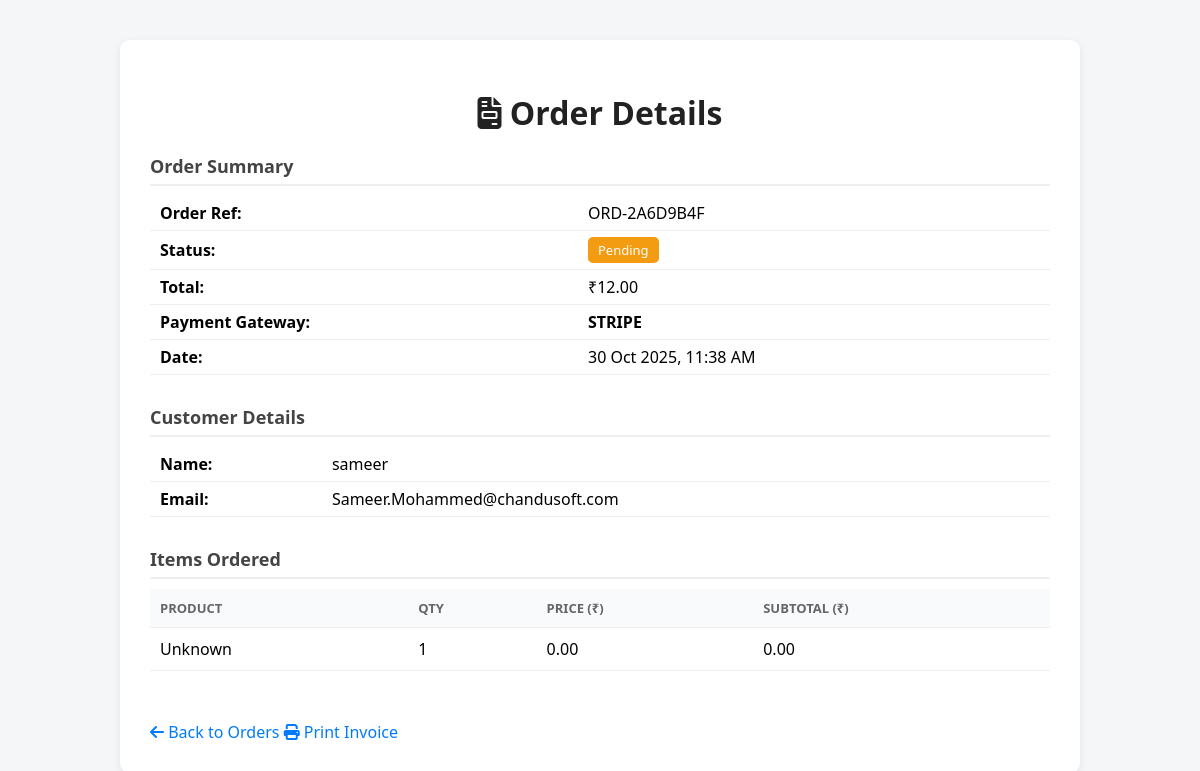
The page /admin/order-view.php?id=1 (signed in) on the database its author committed.
### tables this page shows
CREATE TABLE `orders` (
  `id` int NOT NULL AUTO_INCREMENT,
  `order_ref` varchar(50) NOT NULL,
  `customer_name` varchar(120) NOT NULL,
  `customer_email` varchar(160) NOT NULL,
  `customer_phone` varchar(30) DEFAULT NULL,
  `customer_country` varchar(100) DEFAULT NULL,
  `customer_state` varchar(100) DEFAULT NULL,
  `customer_address` varchar(255) DEFAULT NULL,
  `customer_city` varchar(100) DEFAULT NULL,
  `customer_pincode` varchar(20) DEFAULT NULL,
  `perm_name` varchar(255) DEFAULT NULL,
  `perm_address` text,
  `perm_city` varchar(150) DEFAULT NULL,
  `perm_pincode` varchar(20) DEFAULT NULL,
  `items_json` json NOT NULL,
  `total` decimal(10,2) NOT NULL,
  `payment_status` varchar(30) NOT NULL,
  `gateway` varchar(50) DEFAULT NULL,
  `coupon_code` varchar(50) DEFAULT NULL,
  `discount` decimal(10,2) DEFAULT '0.00',
  `created_at` timestamp NULL DEFAULT CURRENT_TIMESTAMP,
  `txn_id` varchar(255) DEFAULT NULL,
  PRIMARY KEY (`id`),
  UNIQUE KEY `order_ref` (`order_ref`)
);

### admin/order-view.php (the view, shortened to what this page needs)
<?php
require __DIR__ . '/../app/db.php';
$order_id = (int)($_GET['id'] ?? 0);
$stmt = $pdo->prepare("SELECT * FROM orders WHERE id = ?");
$stmt->execute([$order_id]);
$order = $stmt->fetch(PDO::FETCH_ASSOC);
$items = [];
if (!empty($order['items_json'])) {
    $decoded = json_decode($order['items_json'], true);
    if (json_last_error() === JSON_ERROR_NONE && is_array($decoded)) {
        $items = $decoded;
    }
}
?>
<!DOCTYPE html>
<html lang="en">
<head>
<link rel="stylesheet" href="https://cdnjs.cloudflare.com/ajax/libs/font-awesome/6.5.0/css/all.min.css">
</head>
<body>
<div class="container">
    <h1><i class="fa fa-file-invoice"></i> Order Details</h1>
    <div class="section">
        <h2>Order Summary</h2>
        <table class="summary-table">
            <tr><td><strong>Order Ref:</strong></td><td><?= htmlspecialchars($order['order_ref']) ?></td></tr>
            <tr><td><strong>Status:</strong></td>
                <td><span class="status <?= strtolower($order['payment_status']) ?>"><?= htmlspecialchars($order['payment_status']) ?></span></td></tr>
            <tr><td><strong>Total:</strong></td><td>₹<?= number_format($order['total'], 2) ?></td></tr>
            <tr><td><strong>Payment Gateway:</strong></td><td class="gateway"><?= htmlspecialchars($order['gateway']) ?></td></tr>
            <tr><td><strong>Date:</strong></td><td><?= date('d M Y, h:i A', strtotime($order['created_at'])) ?></td></tr>
        </table>
    </div>
    <div class="section">
        <h2>Customer Details</h2>
        <table class="summary-table">
            <tr><td><strong>Name:</strong></td><td><?= htmlspecialchars($order['customer_name']) ?></td></tr>
            <tr><td><strong>Email:</strong></td><td><?= htmlspecialchars($order['customer_email']) ?></td></tr>
        </table>
    </div>
    <div class="section">
        <h2>Items Ordered</h2>
        <?php if (empty($items)): ?>
            <p>No items found in this order.</p>
        <?php else: ?>
            <table>
                <tr>
                    <th>Product</th>
                    <th>Qty</th>
                    <th>Price (₹)</th>
                    <th>Subtotal (₹)</th>
                </tr>
                <?php foreach ($items as $it):
                    $title = htmlspecialchars($it['title'] ?? 'Unknown');
                    $qty = (int)($it['qty'] ?? 1);
                    $price = (float)($it['price'] ?? 0);
                ?>
                <tr>
                    <td><?= $title ?></td>
                    <td><?= $qty ?></td>
                    <td><?= number_format($price, 2) ?></td>
                    <td><?= number_format($qty * $price, 2) ?></td>
                </tr>
                <?php endforeach; ?>
            </table>
        <?php endif; ?>
    </div>
    <a href="orders.php" class="back-link"><i class="fa fa-arrow-left"></i> Back to Orders</a>
    <a href="order-invoice.php?id=<?= $order['id'] ?>" class="back-link" target="_blank">
    <i class="fa fa-print"></i> Print Invoice
</a>
</div>
</body>
</html>

### admin/order-view.php (style rules this page uses)
body { font-family: "Segoe UI", Arial, sans-serif; background: #f4f6f8; margin: 0; padding: 0; }
.container { max-width: 900px; margin: 40px auto; background: #fff; border-radius: 10px; padding: 30px; box-shadow: 0 3px 10px rgba(0,0,0,0.08); }
h1 { text-align: center; color: #222; margin-bottom: 20px; }
.section { margin-bottom: 30px; }
.section h2 { font-size: 18px; color: #444; border-bottom: 2px solid #eee; padding-bottom: 6px; margin-bottom: 10px; }
table { width: 100%; border-collapse: collapse; }
th, td { text-align: left; padding: 10px; border-bottom: 1px solid #eee; }
th { background: #f9fafb; text-transform: uppercase; font-size: 13px; color: #666; }
.status { display: inline-block; padding: 4px 10px; border-radius: 5px; color: #fff; font-size: 13px; text-transform: capitalize; }
.pending { background: #f39c12; }
.gateway { font-weight: 600; text-transform: uppercase; }
.back-link { display: inline-block; text-decoration: none; color: #007bff; margin-top: 20px; }
.summary-table td { padding: 6px 10px; }

### rows shown on the page
orders: order_ref "ORD-2A6D9B4F", payment_status "Pending", total "12.00", gateway "STRIPE", created_at "30 Oct 2025, 11:38 AM", customer_name "sameer", customer_email "Sameer.Mohammed@chandusoft.com", items_json "Unknown", items_json "1", items_json "0.00", $qty*$price "0.00"
